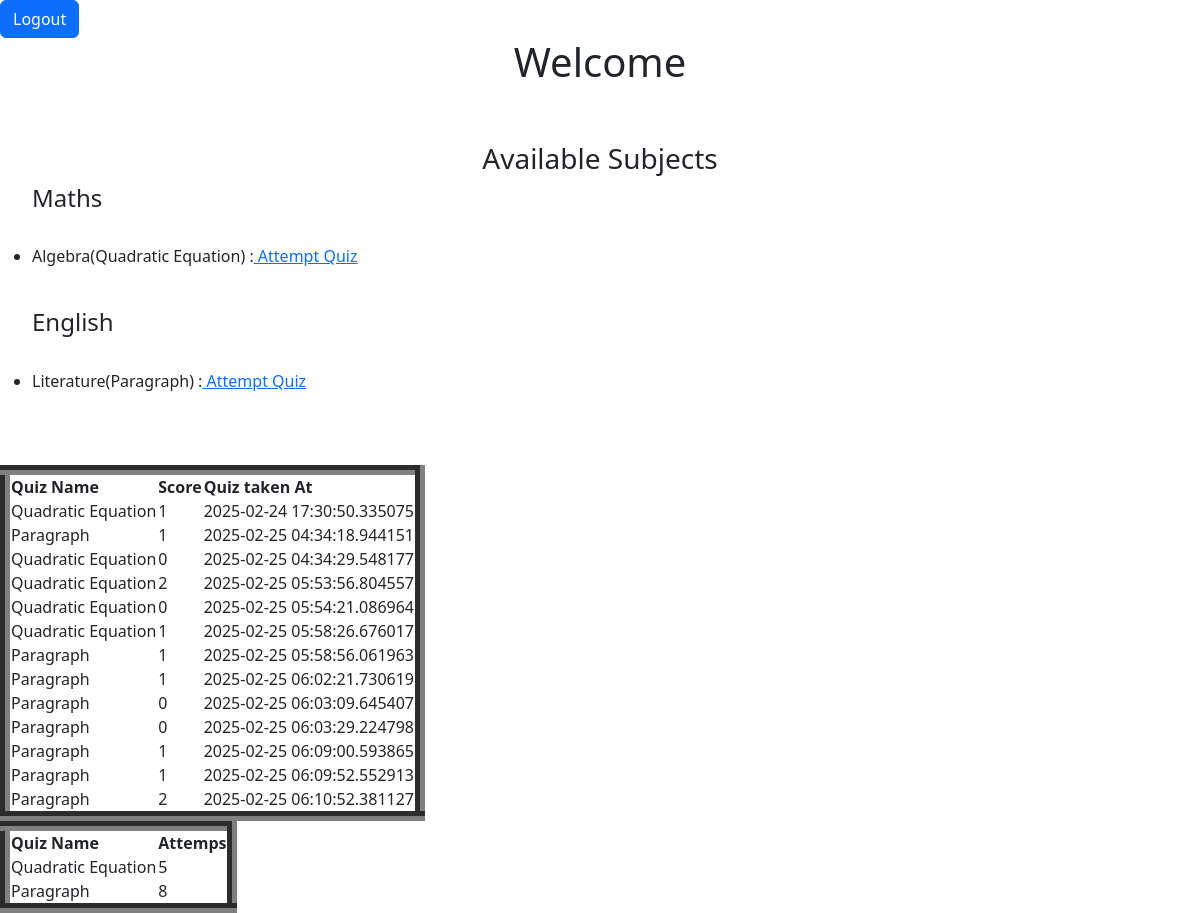
Screenshot of /user_dashboard (signed in) with the database file from the repository.
### models.py (models this page shows)
class Subject(db.Model):
    id=db.Column(db.Integer,primary_key=True,nullable=False,autoincrement=True)
    name=db.Column(db.String(100),nullable=False)
    description=db.Column(db.String(250),nullable=True)
    chapter=db.relationship("Chapter",backref='subject',cascade='all,delete')

class Chapter(db.Model):
    id=db.Column(db.Integer,primary_key=True,nullable=False,autoincrement=True)
    subject_id=db.Column(db.Integer,db.ForeignKey('subject.id',ondelete="CASCADE"),nullable=False)
    name=db.Column(db.String(100),nullable=False)
    description=db.Column(db.String(250),nullable=True)
    quiz=db.relationship('Quiz',backref='chapter',cascade='all,delete')

class Quiz(db.Model):
    id=db.Column(db.Integer,primary_key=True,nullable=False,autoincrement=True)
    name=db.Column(db.String(100),nullable=False)
    chapter_id=db.Column(db.Integer,db.ForeignKey('chapter.id',ondelete="CASCADE"),nullable=False)
    remarks=db.Column(db.String(300),nullable=True)
    duration=db.Column(db.Time,nullable=False)
    question=db.relationship('Question',backref='quiz',cascade='all,delete')
    score=db.relationship('Score',backref='quiz',cascade='all,delete')

class Score(db.Model):
    id=db.Column(db.Integer,primary_key=True,autoincrement=True)
    user_id=db.Column(db.Integer,db.ForeignKey('user.id',ondelete="CASCADE"),nullable=False)
    quiz_id=db.Column(db.Integer,db.ForeignKey('quiz.id',ondelete="CASCADE"),nullable=False)
    time_stamp_of_attempt=db.Column(db.DateTime,default=datetime.utcnow)
    total_scored=db.Column(db.Integer,nullable=False)
    user=db.relationship('User',backref='score')

### app.py (the view)
@app.route('/user_dashboard',methods=['GET','POST'])
def user_dashboard():
    user_id=User.query.get(session['user_id'])
    subject=Subject.query.all()
    score=Score.query.filter_by(user_id=session['user_id']).all()
    previous_quiz_attempts={}
    user_id=session.get('user_id')
    previous_attempt=Score.query.filter_by(user_id=user_id).all()
    for i in previous_attempt:
          quiz_name=i.quiz.name
          if quiz_name in  previous_quiz_attempts:
            previous_quiz_attempts[quiz_name]+=1
          else:
            previous_quiz_attempts[quiz_name]=1
    return render_template('user_dashboard.html',user=user_id,subject=subject,score=score,previous_quiz_attempts=previous_quiz_attempts)

### templates/user_dashboard.html (shortened to what this page needs)
<html>
    <body>
        <head>
            <link href="https://cdn.jsdelivr.net/npm/bootstrap@5.3.0/dist/css/bootstrap.min.css" rel="stylesheet">
        </head>
        <a href="{{url_for('logout')}}" class="btn btn-primary ">Logout</a>
        <h1>Welcome {{user.username}}</h1>
        <br><br>
        <h3>Available Subjects</h3>
        <ul>
        {% for sub in subject%}
        <h4 >{{sub.name}}</h4>
        <br>
        {% for chap in sub.chapter%}
        {%for quizzes in chap.quiz%}
        <li>
           <p> {{chap.name}}({{quizzes.name}}) :<a href ="{{url_for('attempt_quiz',quiz_id=quizzes.id)}}"> Attempt Quiz</a></p>
            <br>
        </li>
        {% endfor %}
        {% endfor %}
        {% endfor %}
        </ul>
        <table class="table table-hover">
           <table border="10">
            <thead class="table">
            <tr>
                <th>Quiz Name</th>
                <th> Score</th>
                <th>Quiz taken At</th>
            </tr>
            </thead>
            <tbody>
            <tr>
                {% for i in score %}
                <td>{{i.quiz.name}}</td>
                <td>{{i.total_scored}}</td>
                <td>{{i.time_stamp_of_attempt}}</td>
            </tr>
            {% endfor %}
        </tbody>
    </table>
        </table>
<div class="table-responsive">
    <table border="10">
        <tr>
            <th>Quiz Name</th>
            <th> Attemps</th>
        </tr>
            {% if previous_quiz_attempts %}
    {% for  quiz_name,count in previous_quiz_attempts.items()%}
    <tr>
        <td>{{quiz_name}}</td>
        <td> {{count}}</td>
            </tr>
{%endfor%}
{%endif%}
        </table>
        </div>
    </body>
</html>

### templates/user_dashboard.html (style rules this page uses)
h1,h3 { text-align: center; }

### rows the page displays
Subject: name "Maths"
Chapter: name "Algebra"
Quiz: name "Quadratic Equation", count "5"
Subject: name "English"
Chapter: name "Literature"
Quiz: name "Paragraph", count "8"
Score: quiz.name "Quadratic Equation", total_scored "1", time_stamp_of_attempt "2025-02-24 17:30:50.335075"
Score: quiz.name "Paragraph", total_scored "1", time_stamp_of_attempt "2025-02-25 04:34:18.944151"
Score: quiz.name "Quadratic Equation", total_scored "0", time_stamp_of_attempt "2025-02-25 04:34:29.548177"
Score: quiz.name "Quadratic Equation", total_scored "2", time_stamp_of_attempt "2025-02-25 05:53:56.804557"
Score: quiz.name "Quadratic Equation", total_scored "0", time_stamp_of_attempt "2025-02-25 05:54:21.086964"
Score: quiz.name "Quadratic Equation", total_scored "1", time_stamp_of_attempt "2025-02-25 05:58:26.676017"
Score: quiz.name "Paragraph", total_scored "1", time_stamp_of_attempt "2025-02-25 05:58:56.061963"
Score: quiz.name "Paragraph", total_scored "1", time_stamp_of_attempt "2025-02-25 06:02:21.730619"
Score: quiz.name "Paragraph", total_scored "0", time_stamp_of_attempt "2025-02-25 06:03:09.645407"
Score: quiz.name "Paragraph", total_scored "0", time_stamp_of_attempt "2025-02-25 06:03:29.224798"
Score: quiz.name "Paragraph", total_scored "1", time_stamp_of_attempt "2025-02-25 06:09:00.593865"
Score: quiz.name "Paragraph", total_scored "1", time_stamp_of_attempt "2025-02-25 06:09:52.552913"
Score: quiz.name "Paragraph", total_scored "2", time_stamp_of_attempt "2025-02-25 06:10:52.381127"
